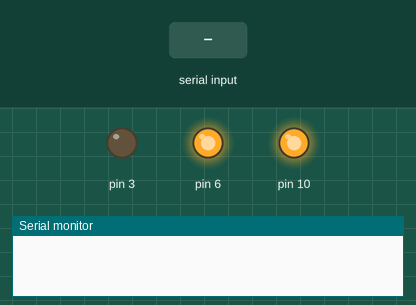
Simulated run of this sketch. Board: Arduino Uno, built with avr-gcc and run on an emulated ATmega328P. On the bench: output pins drawn as LEDs (lit = HIGH), the last lines printed to the serial monitor. The inputs (shaded band) are chosen by the test bench.

Above: at 1.2 s.
1.3 s: byte 30 received over Serial
At 2.2 s:
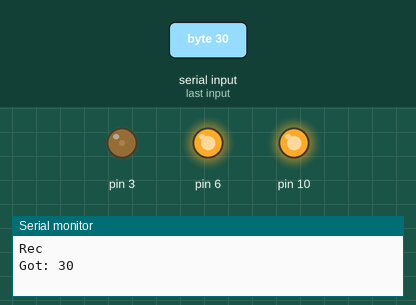
2.8 s: byte 90 received over Serial
At 3.4 s:
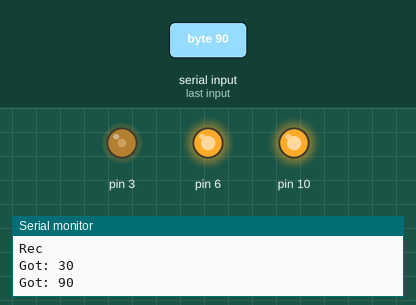
Timing chart, 0 to 5.8 s (numbered marks = the images above; inputs shaded):
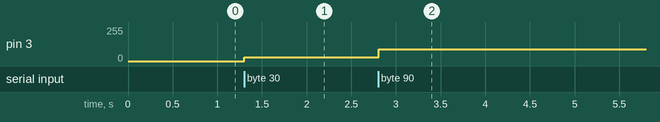

Measured:
- after the input at 1.3 s, pin 3: 0/255 → 30/255 at once
- after the input at 2.8 s, pin 3: 30/255 → 90/255 at once

The sketch:

NanoSerialRead.ino
```cpp
#include "SPI.h"


void setup()
{
  pinMode(3, OUTPUT);
  /** SPI pins are 10 (SS), 11 (MOSI), (dntcare)12 (MISO), 13 (SCK). */
  SPI.setBitOrder(MSBFIRST);
  SPI.begin();
  Serial.begin(31250);
  pinMode(6, OUTPUT);
  digitalWrite(6,HIGH);//6 is CS
}

uint8_t stuff= 0;
void loop()
{
  stuff++;
  if(Serial.available() > 0)
   {
      uint8_t recbyte = Serial.read();
      analogWrite(3,recbyte);
      Serial.print("Got: ");
      Serial.println(recbyte);
      unsigned int command;

      command = 0x0000;
      command |= /*this->shutdownA*/false ? 0x0000 : 0x1000;
      command |= /*this->gainA*/true ? 0x0000 : 0x2000;
      command |= ((recbyte<<4) & 0x0FFF);
      SPI.setDataMode(SPI_MODE0);
      digitalWrite(6,LOW);
      SPI.transfer(command>>8);
      SPI.transfer(command&0xFF);
      digitalWrite(6,HIGH);
   }//end switch
  delay(10);
  if(stuff == 128)
    Serial.println("Rec");
}

/*
analogWrite(3,stuff++);
  delay(1);
  return;
*/
```
